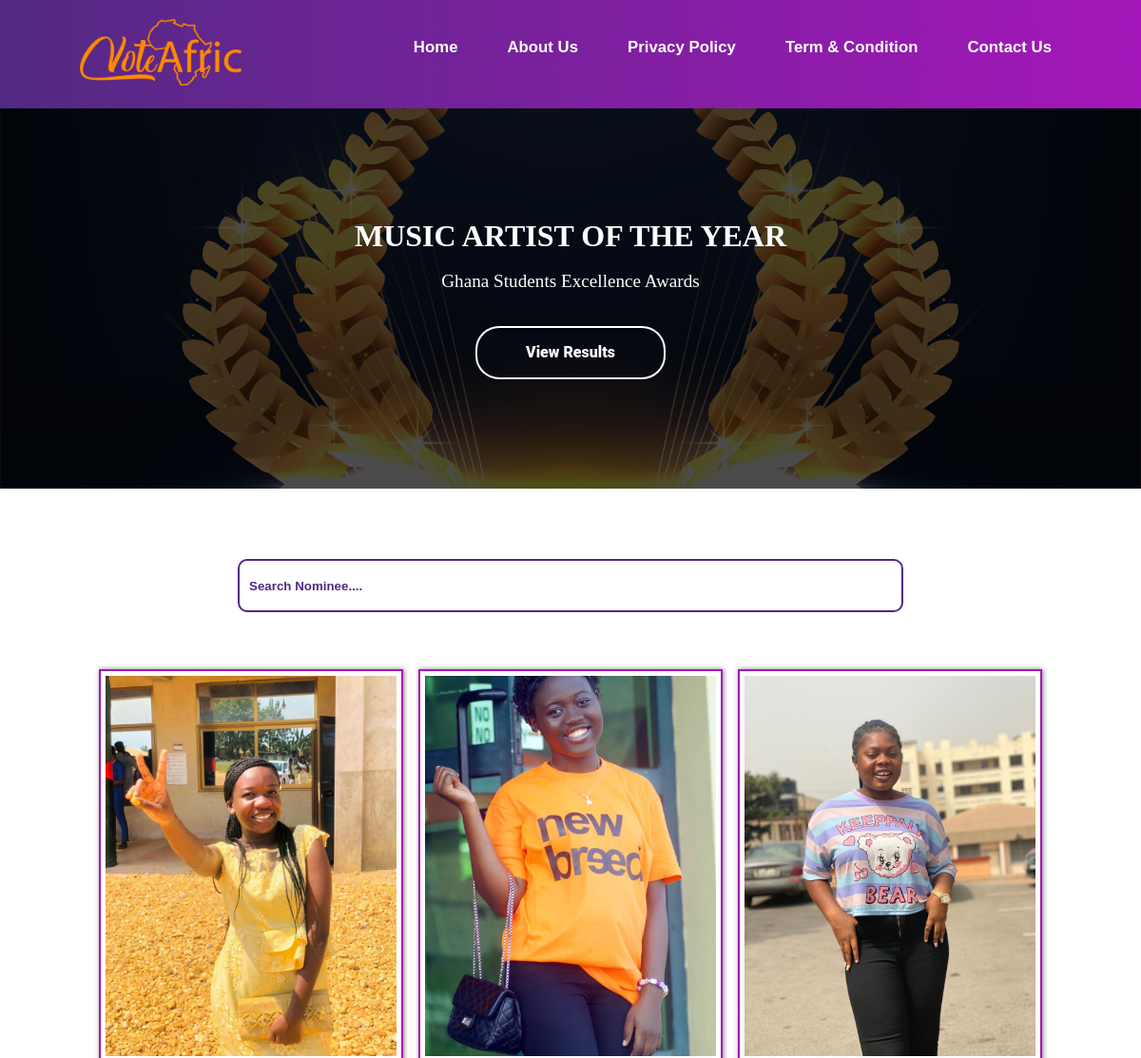
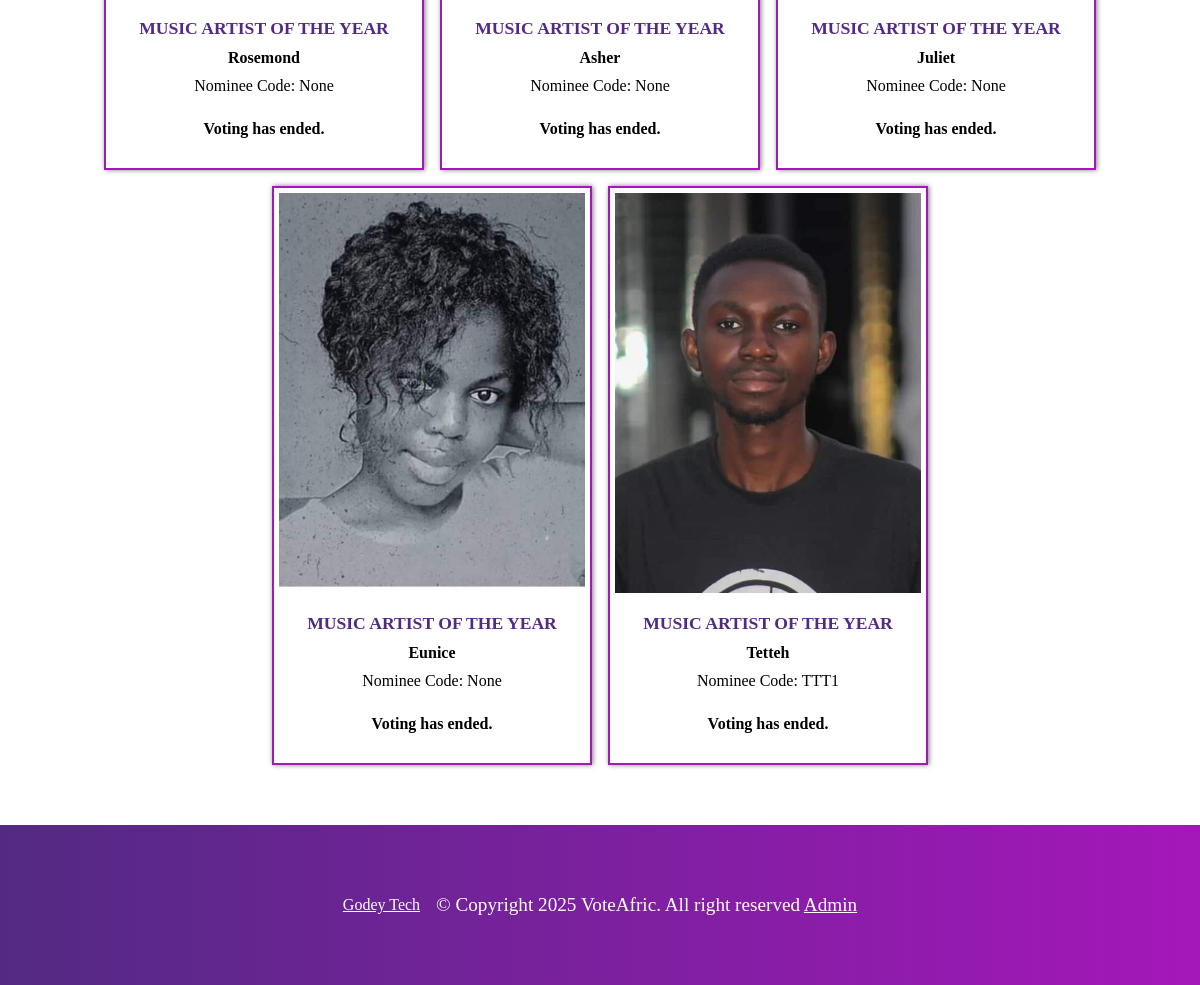
Page /payment/nominee/MUSICARTISTOFTHEYEAR2024/ on the committed database (2 pictures, top to bottom).
### vote/models.py (models this page shows, shortened)
class SubCategory(models.Model):
    category = models.ForeignKey(Category, on_delete=models.CASCADE)
    content = models.CharField(max_length=100)
    slug = models.SlugField(unique=True)
    date = models.DateTimeField(timezone.now)
    class Meta:
        verbose_name_plural = "sub categories"
        ordering = ('-date',)

class Category(models.Model):
    award = models.CharField(max_length=100)
    title = models.CharField(max_length=100, null=True)
    image = models.ImageField(upload_to="category")
    slug = models.SlugField(unique=True)
    date_added = models.DateTimeField('date added', null=True)
    end_date = models.DateTimeField('end date', null=True)
    class Meta:
        verbose_name_plural = "categories"
        ordering = ('-date_added',)
    def __str__(self):
        return self.award

### payment/models.py (models this page shows, shortened)
class Nominees(models.Model):
    category = models.ForeignKey(Category, on_delete=models.CASCADE, null=True)
    sub_category = models.ForeignKey(SubCategory, on_delete=models.CASCADE, null=True)
    name = models.CharField(max_length=100)
    image = models.ImageField(upload_to="nominees")
    slug = models.SlugField(unique=True, null=True)
    total_vote = models.IntegerField(default=0, null=True)
    can_vote = models.BooleanField(default=True)
    can_see_result = models.BooleanField(default=True)
    code = models.CharField(max_length=4, unique=True, null=True)
    date_added = models.DateTimeField('date added', null=True)
    end_date = models.DateTimeField('end date', null=True)
    class Meta:
        verbose_name_plural = "nominees"
        ordering = ('-total_vote',)

### payment/views.py (the view)
# urls.py: path('nominee/<slug:nominee_slug>/', views.nominees, name='nominee_detail'),
def nominees(request, nominee_slug):
    sub_category = None
    nominees = Nominees.objects.all()
    current_time = timezone.now()
    if nominee_slug:
        sub_category = get_object_or_404(SubCategory, slug=nominee_slug)
        nominees = nominees.filter(sub_category=sub_category)
    context = {
        'sub_category': sub_category,
        'nominees': nominees,
        'current_time': current_time,
        'title': 'Nominees',
    }
    return render(request, 'payment/nomineesPage.html', context)

### payment/templates/payment/nomineesPage.html (shortened to what this page needs)
{% extends 'vote/base.html' %}
{% load static %}
{% block content %}
<div class="banners">
    <img src="{% static 'vote/img/award-banner.jpg' %}" alt="image">
    <div class="banners-content">
        <h1>{% if sub_category %}{{ sub_category.content }}{% else %}Award Name{% endif %}</h1>
        <br>
        <p>{% if sub_category %}{{ sub_category.category }}{% else %}Award Name{% endif %}</p>
        <div class="button">
            <a href="{% url 'result' sub_category.slug %}">View Results</a>
        </div>
    </div>
</div>
<div style="justify-content: center; text-align:center; padding: 5px;">
</div>
  <div class="search-bar-section">
      <form action="">
        <input type="search" name="search" id="search" placeholder="Search Nominee....">
    </form>
  </div>
<section class="nominees-section-container content">
    <div class="nominees-container">
        {% for n in nominees %}
        <div class="nominees">
            <img src="{{ n.image.url }}" alt="image" loading="lazy">
            <div class="nominees-detail">
                <h2>{{ n.sub_category.content }}</h2>
                <h3>{{ n.name }}</h3>
                <p>Nominee Code: {{ n.code }}</p>
                <div class="vote-button">
                    {% if current_time < n.end_date %}
                    <a href="{% url 'vote-page' n.slug %}">Vote</a>
                    {% else %}
                    <h3>Voting has ended.</h3>
                    {% endif %}
                </div>
            </div>
        </div>
        {% endfor %}
    </div>
</section>
{% endblock content %}

### vote/static/vote/style.css (style rules this page uses)
* { padding: 0; margin: 0; text-decoration: none; list-style: none; box-sizing: border-box; }
:root { --voiletColor: #522a83; --orangeColor: #fb812b; --whiteColor: #fff; }
.search-bar-section { padding-top: 5%; }
.search-bar-section form { display: flex; justify-content: center; align-items: center; padding: 0 5%; }
.search-bar-section input { width: 100%; max-width: 700px; height: 7vh; outline: none; border: solid 2px #522a83; padding: 10px; border-radius: 10px; color: var(--voiletColor); }
.search-bar-section input::placeholder { color: var(--voiletColor); font-weight: 700; }
.banners { position: relative; }
.banners img { width: 100%; height: 50vh; object-fit: cover; }
.banners-content { position: absolute; top: 0; background-color: rgba(0, 0, 0, 0.7); display: flex; flex-direction: column; justify-content: center; align-items: center; width: 100%; height: 50vh; color: var(--whiteColor); text-align: center; padding: 0 10px; }
.banners-content p { font-size: 1.2rem; }
.award-category-section, .nominees-section-container { padding: 5% 6%; }
.award-category-container, .nominees-container { display: flex; justify-content: center; flex-wrap: wrap; gap: 1rem; }
.category, .nominees { width: 100%; max-width: 320px; min-height: 40vh; background-color: var(--whiteColor); border: solid 2px #a517ba; box-shadow: 1px 0 5px rgba(0, 0, 0, 0.5); transition: transform 0.5s; padding: 5px; }
.nominees img { width: 100%; height: 50vh; object-fit: cover; }
.category-details, .nominees-detail { display: flex; padding-top: 5%; align-items: center; flex-direction: column; }
.category-details h2, .nominees-detail h2 { font-size: 1.1rem; color: var(--voiletColor); text-align: center; }
.category-details h3, .nominees-detail h3 { font-size: 1rem; padding: 10px; text-align: center; }
.vote-button { width: 100%; padding: 5%; }
.button { display: flex; justify-content: center; margin-top: 3%; width: 100%; max-width: 200px; align-items: center; }
.button a { padding: 10px 25px; font-family: "Roboto", sans-serif; font-weight: 500; background: transparent; outline: none !important; cursor: pointer; transition: all 0.3s ease; position: relative; display: flex; align-items: center; justify-content: center; width: 100%; min-height: 7vh; text-align: center; border-radius: 25px; border: 2px solid rgb(255, 255, 255); z-index: 0; color: white; font-weight: 900; }
.button a:after { position: absolute; content: ""; width: 100%; height: 0; bottom: 0; left: 0; z-index: -1; background: rgb(255, 255, 255); transition: all 0.3s ease; border-radius: 25px; }

### rows in the picture
SubCategory: content "MUSIC ARTIST OF THE YEAR", category "Ghana Students Excellence Awards"
Nominees: image (picture), sub_category.content "MUSIC ARTIST OF THE YEAR", name "Rosemond", code "None", shows "Voting has ended."
Nominees: image (picture), sub_category.content "MUSIC ARTIST OF THE YEAR", name "Asher", code "None", shows "Voting has ended."
Nominees: image (picture), sub_category.content "MUSIC ARTIST OF THE YEAR", name "Juliet", code "None", shows "Voting has ended."
Nominees: image (picture), sub_category.content "MUSIC ARTIST OF THE YEAR", name "Eunice", code "None", shows "Voting has ended."
Nominees: image (picture), sub_category.content "MUSIC ARTIST OF THE YEAR", name "Tetteh", code "TTT1", shows "Voting has ended."
